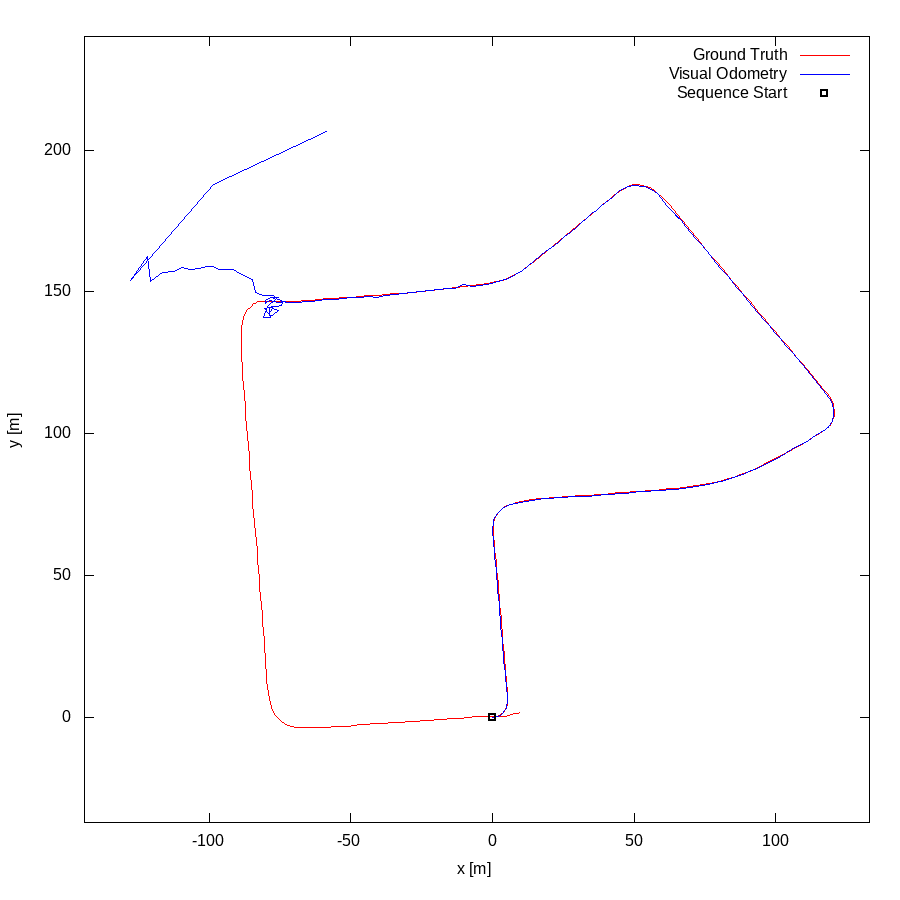

Source code (gnuplot):
set term postscript eps enhanced color
set output "07.eps"
set size ratio -1
set xrange [-144:133]
set yrange [-37:240]
set xlabel "x [m]"
set ylabel "y [m]"
plot "07.txt" using 1:2 lc rgb "#FF0000" title 'Ground Truth' w lines,"07.txt" using 3:4 lc rgb "#0000FF" title 'Visual Odometry' w lines,"< head -1 07.txt" using 1:2 lc rgb "#000000" pt 4 ps 1 lw 2 title 'Sequence Start' w points
